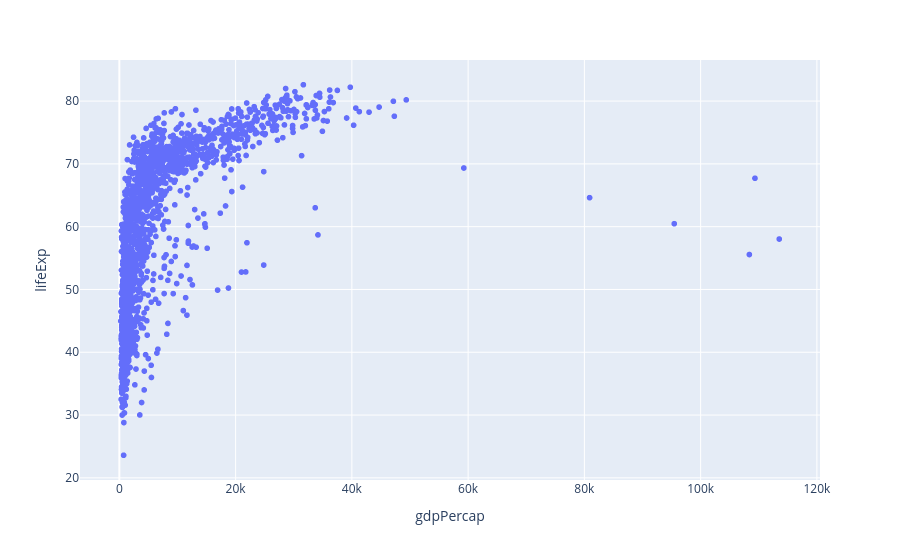

Notebook code cell kept with this figure:
### Markdown cell above
## Working with Plotly Express

Let's take apart our Plotly Expess figure of the Gapminder data and build it up from the beginning, exploring how each feature works.

We'll begin be importing `plotly.express as px` and loading the data - which comes as part of the plotly express package - into a DataFrame.

Then we'll use Plotly to make a simple scatterplot of per capita GDP and Life expectancy.

### Code cell
# Create the scatter plot
fig = px.scatter(df,
                 x="gdpPercap",
                 y="lifeExp",
                 )

# Display the plot
fig.show()

### Figure 1 — Plotly figure (JSON) as saved in the notebook; plotly's stock layout.template omitted (floating-point values rounded to 4 significant figures; data arrays with more than 128 entries replaced by an {"elided": "..."} marker saying what was removed)
{"data": [{"hovertemplate": "gdpPercap=%{x}<br>lifeExp=%{y}<extra></extra>", "legendgroup": "", "marker": {"color": "#636efa", "symbol": "circle"}, "mode": "markers", "name": "", "showlegend": false, "type": "scattergl", "x": {"elided": "1704 float values"}, "xaxis": "x", "y": {"elided": "1704 float values"}, "yaxis": "y"}], "layout": {"autosize": true, "legend": {"tracegroupgap": 0}, "margin": {"t": 60}, "xaxis": {"anchor": "y", "autorange": true, "domain": [0, 1], "range": [-6755.0, 120500.0], "title": {"text": "gdpPercap"}, "type": "linear"}, "yaxis": {"anchor": "x", "autorange": true, "domain": [0, 1], "range": [19.03, 87.17], "title": {"text": "lifeExp"}, "type": "linear"}}}
